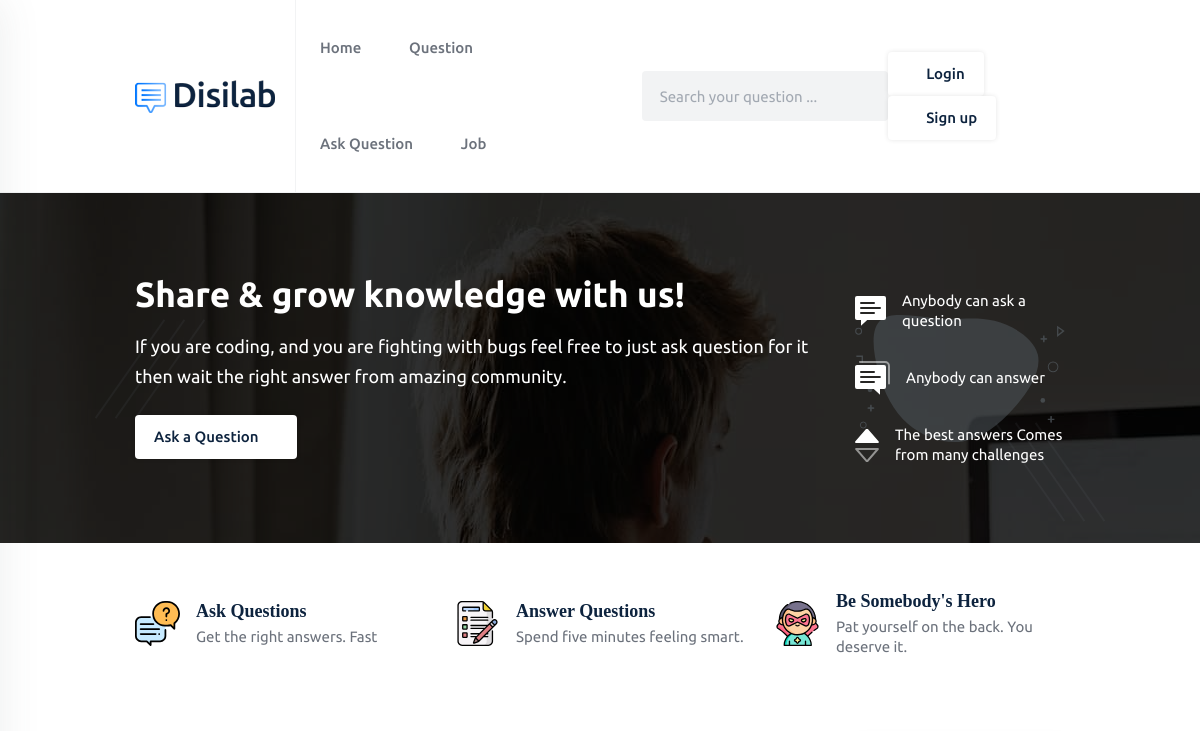
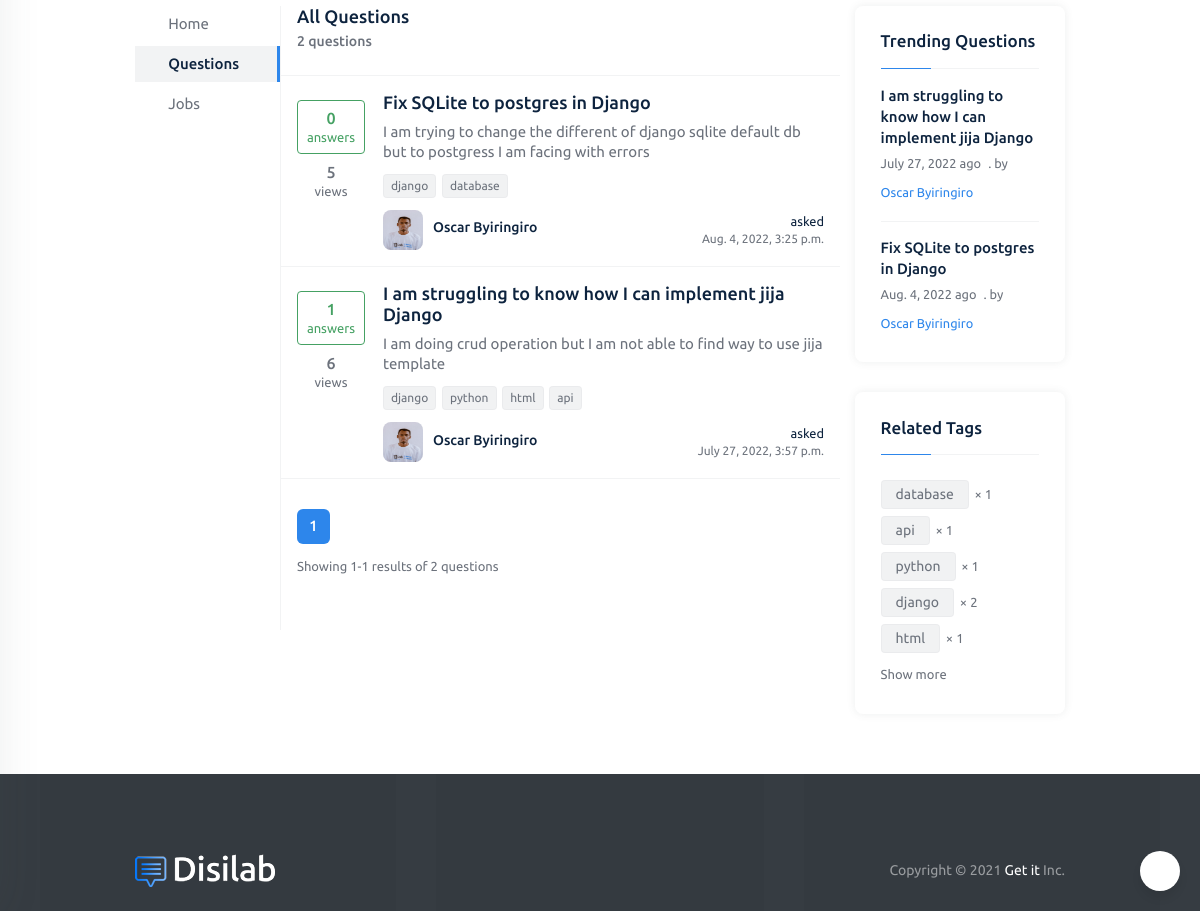
The page /question/ on the database as committed earlier (2 pictures, top to bottom).
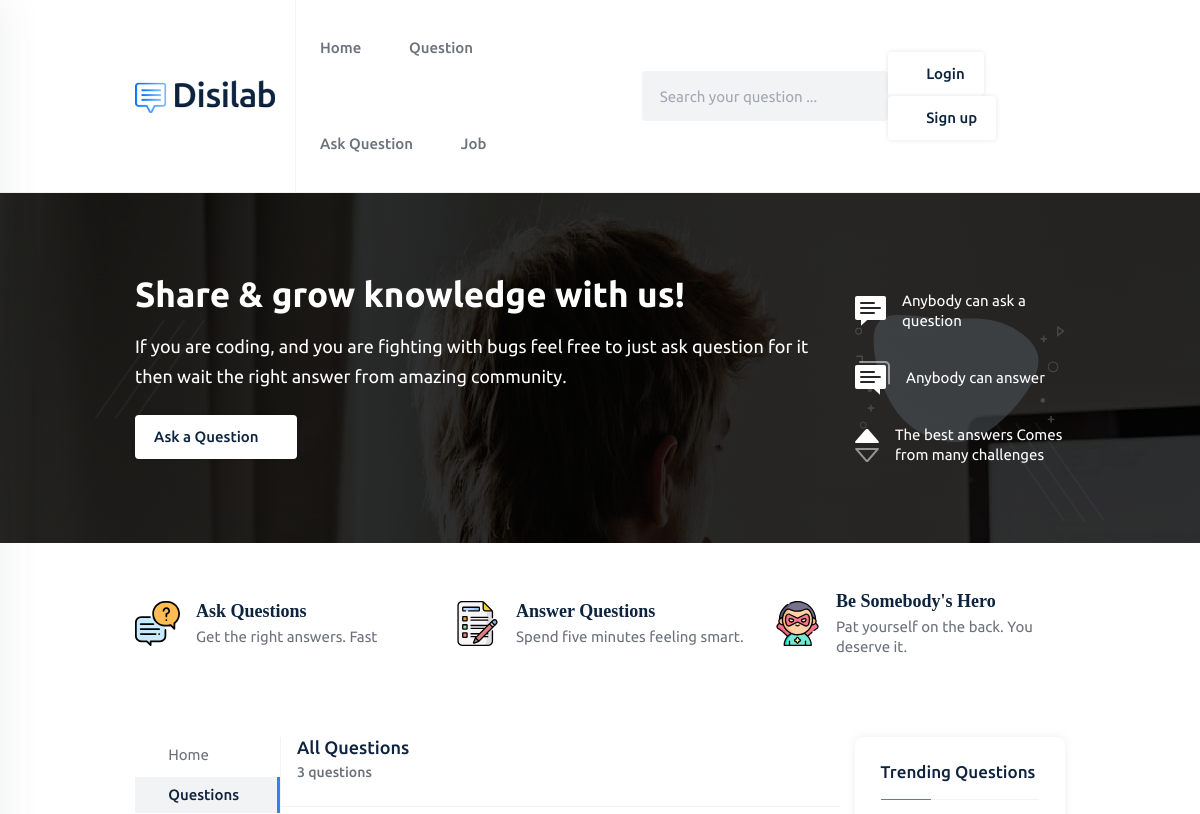
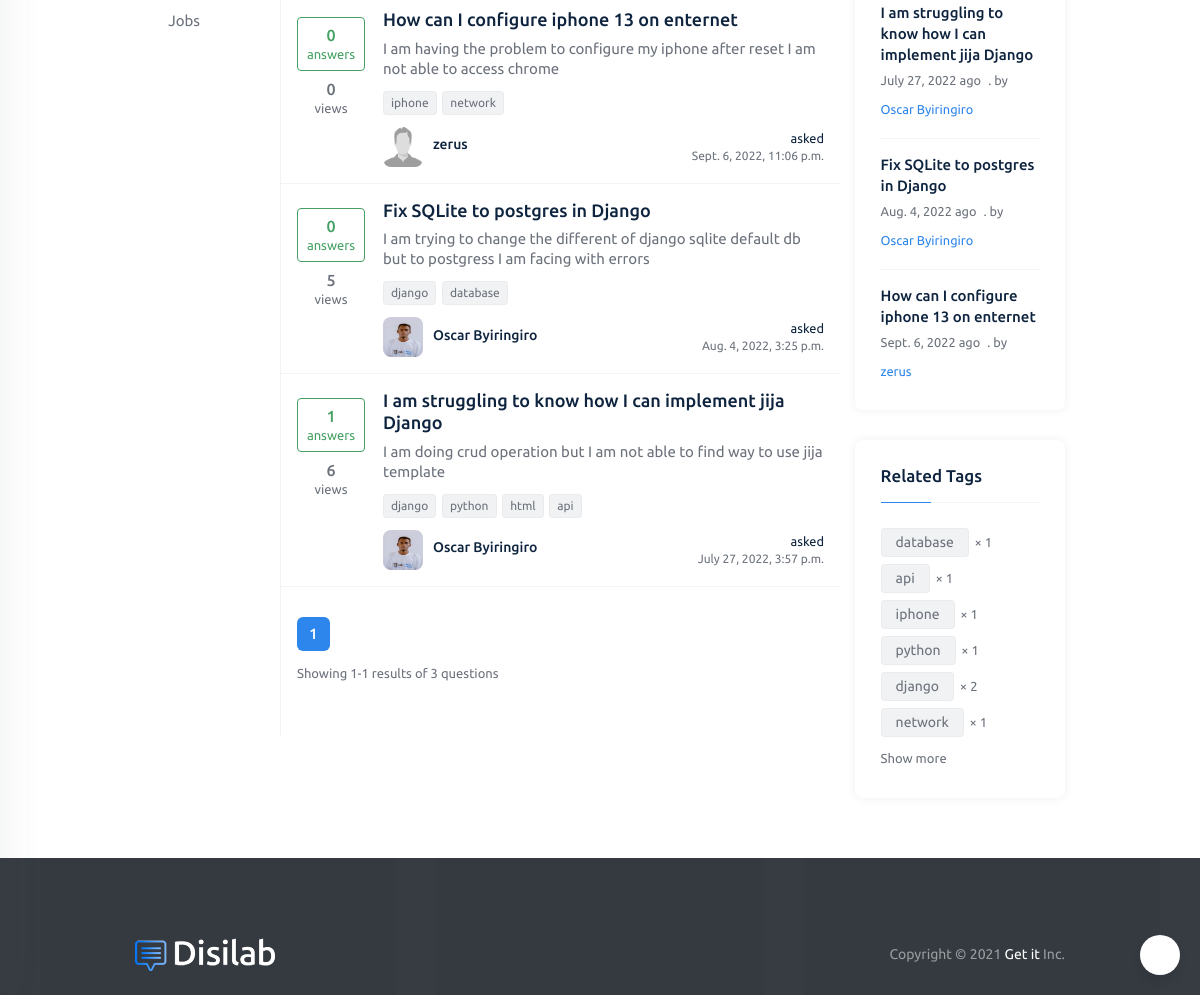
The same page on the database as committed later (2 pictures, top to bottom).
### questions/models.py (models this page shows, shortened)
class Questions_stuff(models.Model):
    title = models.CharField(max_length=100)
    detail = models.TextField(default='')
    body = HTMLField()
    owner = models.ForeignKey(User, on_delete=models.CASCADE)
    viewed = models.PositiveIntegerField()
    tag = models.CharField(max_length=200)
    email_notify = models.BooleanField(default=False)
    whatsapp_notify = models.BooleanField(default=False)
    publish_date = models.DateTimeField(auto_now_add=True)
    def tags_as_list(self):
        return self.tag.split(',')
    def get_count_answer(self):
        id_question = self.id
        ans = Answer_stuff.objects.filter(question__id=id_question)
        if ans.exists():
            final_count = ans.count()
        else:
            final_count = 0
        return final_count
    class Meta:
        verbose_name_plural = 'Question'

### authentication/models.py (models this page shows, shortened)
class Profile(models.Model):
    user = models.OneToOneField(User, on_delete=models.CASCADE)
    user_image = models.ImageField(upload_to='images/', default='profile.png', null=True, blank=True)
    location = models.CharField(max_length=100, null=True, blank=True)
    about_me = models.TextField(null=True, blank=True)
    github_link = models.URLField(default='https://github.com/', null=True, blank=True)
    website_link = models.URLField(default='https://www.google.com/', null=True, blank=True)
    backend_development = models.PositiveIntegerField(null=True, blank=True)
    frontend_development = models.PositiveIntegerField(null=True, blank=True)
    hardware = models.PositiveIntegerField(null=True, blank=True)
    uiandux = models.PositiveIntegerField(null=True, blank=True)
    artificial_intelligence = models.PositiveIntegerField(null=True, blank=True)
    badge = models.BooleanField(default=False)
    date_created = models.DateField(default=now)

class User(AbstractBaseUser):
    full_name = models.CharField(max_length=255, null=False)
    email = models.EmailField(
        verbose_name='email address',
        max_length=255,
        unique=True,
    )
    phone_number = PhoneNumberField(unique=True)
    is_verified = models.BooleanField(default=False)
    is_two_f_enable = models.BooleanField(default=False)
    is_active = models.BooleanField(default=True)
    staff = models.BooleanField(default=False)
    admin = models.BooleanField(default=False)
    USERNAME_FIELD = 'email'
    REQUIRED_FIELDS = ['full_name', 'phone_number']
    objects = UserManager()
    class Meta:
        app_label = 'authentication'

### home_view/views.py (the view)
# urls.py: path('question/', views.question, name="question"),
def question(request):
    all_questions = Questions_stuff.objects.filter().order_by('-publish_date')
    search_question = request.GET.get('search_question')
    if search_question != '' and search_question is not None:
        all_questions = Questions_stuff.objects.filter(
            Q(title__icontains=search_question) | Q(tag__icontains=search_question) | Q(body__in=search_question) | Q(
                detail__icontains=search_question)).distinct()
    all_answer = Answer_stuff.objects.all()
    profile_detail = Profile.objects.all()
    paginator = Paginator(all_questions, 8)
    page_number = request.GET.get('page')
    try:
        posts = paginator.page(page_number)
    except PageNotAnInteger:
        posts = paginator.page(1)
    except EmptyPage:
        posts = paginator.page(paginator.num_pages)
    trending_question = Questions_stuff.objects.filter().order_by('-viewed')
    context = {
        'questions': all_questions,
        'profile_detail': profile_detail,
        'posts': posts,
        'all_questions_count': all_questions.count(),
        'trending_question': trending_question[:4]
    }
    return render(request, 'question.html', context)

### home_view/templates/question.html (shortened to what the changed rows need)
{% extends 'base_white.html' %}
{% load static %}
{% block content %}
<section class="hero-area pt-80px pb-60px hero-bg-1">
    <div class="container">
        <div class="row align-items-center">
            <div class="col-lg-9">
                <div class="hero-content">
                    <h2 class="section-title pb-3 text-white">Share & grow knowledge with us!</h2>
                </div>
            </div>
        </div>
    </div>
</section>
<section class="question-area pt-50px pb-30px">
    <div class="container">
        <div class="row">
            <div class="col-lg-7 px-0">
                <div class="question-main-bar border-left border-left-gray pb-50px">
                    <div class="filters pb-4 pl-3 d-flex align-items-center justify-content-between">
                        <div class="mr-3">
                            <h3 class="fs-18 fw-medium">All Questions</h3>
                            <p class="pt-1 fs-14 fw-medium lh-20">{{ all_questions_count }} questions</p>
                        </div>
                    </div>
                    <div class="questions-snippet border-top border-top-gray">
                        {% for question in posts %}
                        <div class="media media-card rounded-0 shadow-none mb-0 bg-transparent p-3 border-bottom border-bottom-gray">
                            <div class="votes text-center votes-2">
                                <div class="answer-block answered my-2">
                                         <span class="answer-counts d-block lh-20 fw-medium">{{ question.get_count_answer }}</span>
                                    <span class="answer-text d-block fs-13 lh-18">answers</span>
                                </div>
                                <div class="view-block">
                                    <span class="view-counts d-block lh-20 fw-medium">{{ question.viewed }}</span>
                                    <span class="view-text d-block fs-13 lh-18">views</span>
                                </div>
                            </div>
                            <div class="media-body">
                                <h5 class="mb-2 fw-medium"><a href="{% url 'question_detail' question.id %}">{{ question.title }}</a></h5>
                                <p class="mb-2 truncate lh-20 fs-15">{{ question.detail }}</p>
                                <div class="tags">
                                    {% for tag in question.tags_as_list %}
                                    <a href="#" class="tag-link">{{ tag }}</a>
                                        {% endfor %}
                                </div>
                                <div class="media media-card user-media align-items-center px-0 border-bottom-0 pb-0">
                                    {% for profile in profile_detail %}
                                        {% if question.owner_id == profile.user_id %}
                                    <a href="{% url 'view_profile_outside' question.id %}" class="media-img d-block">
                                        <img src="{{ profile.user_image.url }}" alt="avatar">
                                    </a>
                                        {% endif %}
                                        {% endfor %}
                                    <div class="media-body d-flex flex-wrap align-items-center justify-content-between">
                                        <div>
                                            <h5 class="pb-1"><a href="{% url 'view_profile_outside' question.id %}">{{ question.owner.full_name }}</a></h5>
                                        </div>
                                        <small class="meta d-block text-right">
                                            <span class="text-black d-block lh-18">asked</span>
                                            <span class="d-block lh-18 fs-12">{{ question.publish_date }}</span>
                                        </small>
                                    </div>
                                </div>
                            </div>
                        </div>
                        {% endfor %}
                    </div>
                    <div class="pager d-flex flex-wrap align-items-center justify-content-between pt-30px px-3">
                        <div>
                            <nav aria-label="Page navigation example">
                                <ul class="pagination generic-pagination pr-1">
                                </ul>
                            </nav>
                            <p class="fs-13 pt-2">Showing {{posts.number}}-{{ posts.paginator.num_pages }} results of {{ posts.paginator.count }} questions</p>
                        </div>
                    </div>
                </div>
            </div>
            <div class="col-lg-3">
                <div class="sidebar">
                    <div class="card card-item">
                        <div class="card-body">
                            <div class="sidebar-questions pt-3">
                                {% for question in trending_question %}
                                <div class="media media-card media--card media--card-2">
                                    <div class="media-body">
                                        <h5><a href="{% url 'question_detail' question.id %}">{{ question.title }}</a></h5>
                                        <small class="meta">
                                            <span class="pr-1">{{ question.publish_date.date }} ago</span>
                                            <span class="pr-1">. by</span>
                                            <a href="#" class="author">{{ question.owner.full_name }}</a>
                                        </small>
                                    </div>
                                </div>
                                {% endfor %}
                            </div>
                        </div>
                    </div>
                    <div class="card card-item">
                        <div class="card-body">
                            <div class="tags pt-4">
                                {% for tag, tag_count in all_tag %}
                                <div class="tag-item">
                                    <a href="#" class="tag-link tag-link-md">{{ tag }}</a>
                                    <span class="item-multiplier fs-13">
                                    <span>×</span>
                                    <span>{{ tag_count }}</span>
                                </span>
                                </div>
                                {% endfor %}
                            </div>
                        </div>
                    </div>
                </div>
            </div>
        </div>
    </div>
</section>
{% endblock %}

Rows that differ between the two databases and show on the page:
added Questions_stuff: get_count_answer "0", viewed "0", title "How can I configure iphone 13 on enternet", detail "I am having the problem to configure my iphone after reset I am not able to access chrome", tags_as_list "iphone" "network", owner.full_name "zerus", publish_date "Sept. 6, 2022, 11:06 p.m.", publish_date "Sept. 6, 2022"
now on this page (row unchanged): Profile: user_image (placeholder picture), shown under "0"
Other text that changed with them:
{{ all_questions_count }}: "2" → "3"
{{ posts.paginator.count }}: "2" → "3"
new list line: "iphone × 1"
new list line: "network × 1"
list line gone: "html × 1"
